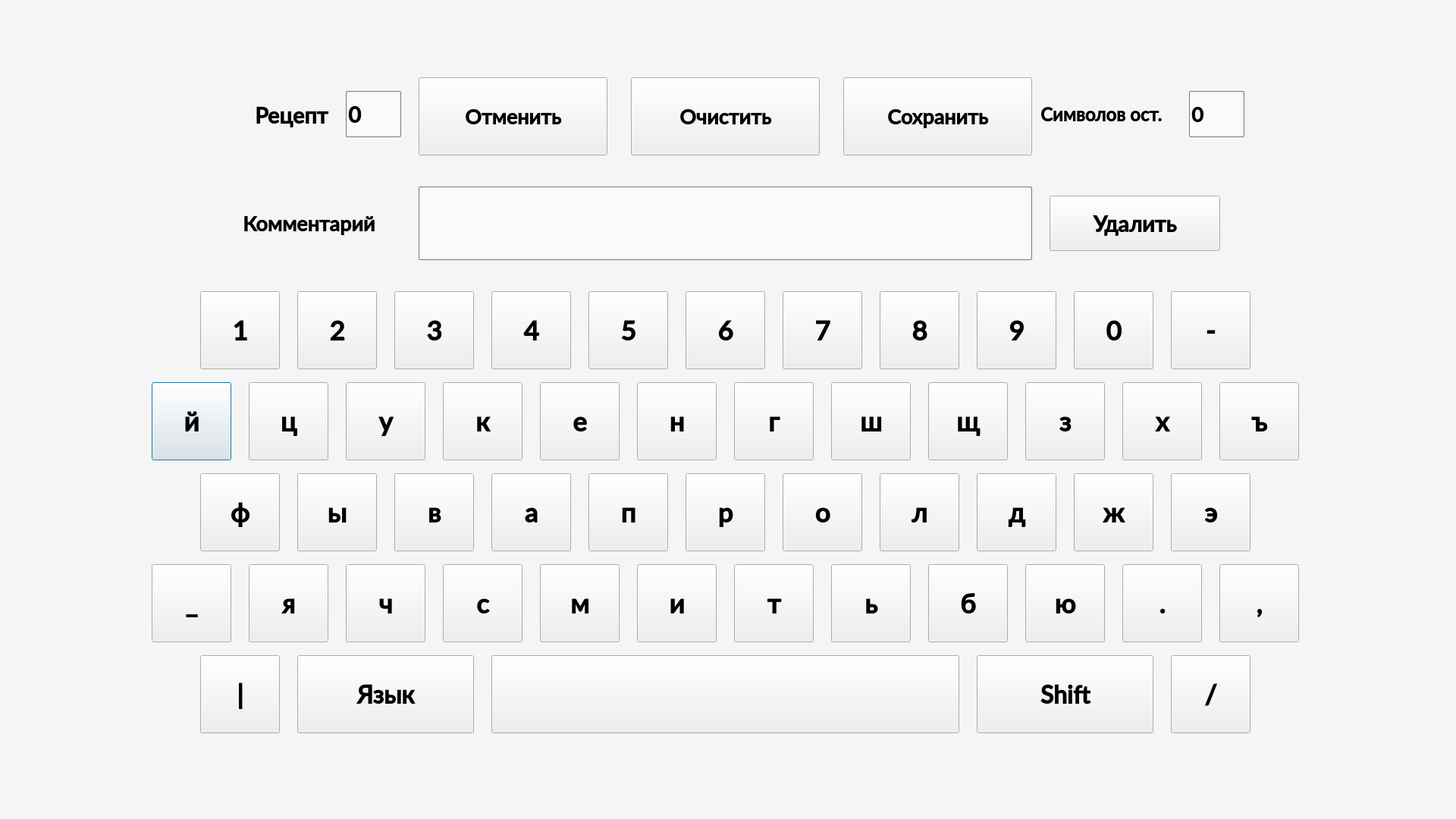
<?xml version="1.0" encoding="UTF-8"?>
<ui version="4.0">
 <class>WordWindow</class>
 <widget class="QDialog" name="WordWindow">
  <property name="geometry">
   <rect>
    <x>0</x>
    <y>0</y>
    <width>1920</width>
    <height>1080</height>
   </rect>
  </property>
  <property name="windowTitle">
   <string>Dialog</string>
  </property>
  <property name="styleSheet">
   <string notr="true"/>
  </property>
  <widget class="QPushButton" name="Button1_1">
   <property name="geometry">
    <rect>
     <x>200</x>
     <y>504</y>
     <width>105</width>
     <height>103</height>
    </rect>
   </property>
   <property name="font">
    <font>
     <family>Lato Semibold</family>
     <pointsize>26</pointsize>
     <bold>true</bold>
    </font>
   </property>
   <property name="text">
    <string>й</string>
   </property>
  </widget>
  <widget class="QPushButton" name="Button1_2">
   <property name="geometry">
    <rect>
     <x>328</x>
     <y>504</y>
     <width>105</width>
     <height>103</height>
    </rect>
   </property>
   <property name="font">
    <font>
     <family>Lato Semibold</family>
     <pointsize>26</pointsize>
     <bold>true</bold>
    </font>
   </property>
   <property name="text">
    <string>ц</string>
   </property>
  </widget>
  <widget class="QPushButton" name="Button1_3">
   <property name="geometry">
    <rect>
     <x>456</x>
     <y>504</y>
     <width>105</width>
     <height>103</height>
    </rect>
   </property>
   <property name="font">
    <font>
     <family>Lato Semibold</family>
     <pointsize>26</pointsize>
     <bold>true</bold>
    </font>
   </property>
   <property name="text">
    <string>у</string>
   </property>
  </widget>
  <widget class="QPushButton" name="Button1_4">
   <property name="geometry">
    <rect>
     <x>584</x>
     <y>504</y>
     <width>105</width>
     <height>103</height>
    </rect>
   </property>
   <property name="font">
    <font>
     <family>Lato Semibold</family>
     <pointsize>26</pointsize>
     <bold>true</bold>
    </font>
   </property>
   <property name="text">
    <string>к</string>
   </property>
  </widget>
  <widget class="QPushButton" name="Button1_5">
   <property name="geometry">
    <rect>
     <x>712</x>
     <y>504</y>
     <width>105</width>
     <height>103</height>
    </rect>
   </property>
   <property name="font">
    <font>
     <family>Lato Semibold</family>
     <pointsize>26</pointsize>
     <bold>true</bold>
    </font>
   </property>
   <property name="text">
    <string>е</string>
   </property>
  </widget>
  <widget class="QPushButton" name="Button1_6">
   <property name="geometry">
    <rect>
     <x>840</x>
     <y>504</y>
     <width>105</width>
     <height>103</height>
    </rect>
   </property>
   <property name="font">
    <font>
     <family>Lato Semibold</family>
     <pointsize>26</pointsize>
     <bold>true</bold>
    </font>
   </property>
   <property name="text">
    <string>н</string>
   </property>
  </widget>
  <widget class="QPushButton" name="Button1_7">
   <property name="geometry">
    <rect>
     <x>968</x>
     <y>504</y>
     <width>105</width>
     <height>103</height>
    </rect>
   </property>
   <property name="font">
    <font>
     <family>Lato Semibold</family>
     <pointsize>26</pointsize>
     <bold>true</bold>
    </font>
   </property>
   <property name="text">
    <string>г</string>
   </property>
  </widget>
  <widget class="QPushButton" name="Button1_8">
   <property name="geometry">
    <rect>
     <x>1096</x>
     <y>504</y>
     <width>105</width>
     <height>103</height>
    </rect>
   </property>
   <property name="font">
    <font>
     <family>Lato Semibold</family>
     <pointsize>26</pointsize>
     <bold>true</bold>
    </font>
   </property>
   <property name="text">
    <string>ш</string>
   </property>
  </widget>
  <widget class="QPushButton" name="Button1_9">
   <property name="geometry">
    <rect>
     <x>1224</x>
     <y>504</y>
     <width>105</width>
     <height>103</height>
    </rect>
   </property>
   <property name="font">
    <font>
     <family>Lato Semibold</family>
     <pointsize>26</pointsize>
     <bold>true</bold>
    </font>
   </property>
   <property name="text">
    <string>щ</string>
   </property>
  </widget>
  <widget class="QPushButton" name="Button1_10">
   <property name="geometry">
    <rect>
     <x>1352</x>
     <y>504</y>
     <width>105</width>
     <height>103</height>
    </rect>
   </property>
   <property name="font">
    <font>
     <family>Lato Semibold</family>
     <pointsize>26</pointsize>
     <bold>true</bold>
    </font>
   </property>
   <property name="text">
    <string>з</string>
   </property>
  </widget>
  <widget class="QPushButton" name="Button2_2">
   <property name="geometry">
    <rect>
     <x>392</x>
     <y>624</y>
     <width>105</width>
     <height>103</height>
    </rect>
   </property>
   <property name="font">
    <font>
     <family>Lato Semibold</family>
     <pointsize>26</pointsize>
     <bold>true</bold>
    </font>
   </property>
   <property name="text">
    <string>ы</string>
   </property>
  </widget>
  <widget class="QPushButton" name="Button2_7">
   <property name="geometry">
    <rect>
     <x>1032</x>
     <y>624</y>
     <width>105</width>
     <height>103</height>
    </rect>
   </property>
   <property name="font">
    <font>
     <family>Lato Semibold</family>
     <pointsize>26</pointsize>
     <bold>true</bold>
    </font>
   </property>
   <property name="text">
    <string>о</string>
   </property>
  </widget>
  <widget class="QPushButton" name="Button2_3">
   <property name="geometry">
    <rect>
     <x>520</x>
     <y>624</y>
     <width>105</width>
     <height>103</height>
    </rect>
   </property>
   <property name="font">
    <font>
     <family>Lato Semibold</family>
     <pointsize>26</pointsize>
     <bold>true</bold>
    </font>
   </property>
   <property name="text">
    <string>в</string>
   </property>
  </widget>
  <widget class="QPushButton" name="Button2_6">
   <property name="geometry">
    <rect>
     <x>904</x>
     <y>624</y>
     <width>105</width>
     <height>103</height>
    </rect>
   </property>
   <property name="font">
    <font>
     <family>Lato Semibold</family>
     <pointsize>26</pointsize>
     <bold>true</bold>
    </font>
   </property>
   <property name="text">
    <string>р</string>
   </property>
  </widget>
  <widget class="QPushButton" name="Button2_10">
   <property name="geometry">
    <rect>
     <x>1416</x>
     <y>624</y>
     <width>105</width>
     <height>103</height>
    </rect>
   </property>
   <property name="font">
    <font>
     <family>Lato Semibold</family>
     <pointsize>26</pointsize>
     <bold>true</bold>
    </font>
   </property>
   <property name="text">
    <string>ж</string>
   </property>
  </widget>
  <widget class="QPushButton" name="Button2_8">
   <property name="geometry">
    <rect>
     <x>1160</x>
     <y>624</y>
     <width>105</width>
     <height>103</height>
    </rect>
   </property>
   <property name="font">
    <font>
     <family>Lato Semibold</family>
     <pointsize>26</pointsize>
     <bold>true</bold>
    </font>
   </property>
   <property name="text">
    <string>л</string>
   </property>
  </widget>
  <widget class="QPushButton" name="Button2_4">
   <property name="geometry">
    <rect>
     <x>648</x>
     <y>624</y>
     <width>105</width>
     <height>103</height>
    </rect>
   </property>
   <property name="font">
    <font>
     <family>Lato Semibold</family>
     <pointsize>26</pointsize>
     <bold>true</bold>
    </font>
   </property>
   <property name="text">
    <string>а</string>
   </property>
  </widget>
  <widget class="QPushButton" name="Button2_1">
   <property name="geometry">
    <rect>
     <x>264</x>
     <y>624</y>
     <width>105</width>
     <height>103</height>
    </rect>
   </property>
   <property name="font">
    <font>
     <family>Lato Semibold</family>
     <pointsize>26</pointsize>
     <bold>true</bold>
    </font>
   </property>
   <property name="text">
    <string>ф</string>
   </property>
  </widget>
  <widget class="QPushButton" name="Button2_9">
   <property name="geometry">
    <rect>
     <x>1288</x>
     <y>624</y>
     <width>105</width>
     <height>103</height>
    </rect>
   </property>
   <property name="font">
    <font>
     <family>Lato Semibold</family>
     <pointsize>26</pointsize>
     <bold>true</bold>
    </font>
   </property>
   <property name="text">
    <string>д</string>
   </property>
  </widget>
  <widget class="QPushButton" name="Button2_5">
   <property name="geometry">
    <rect>
     <x>776</x>
     <y>624</y>
     <width>105</width>
     <height>103</height>
    </rect>
   </property>
   <property name="font">
    <font>
     <family>Lato Semibold</family>
     <pointsize>26</pointsize>
     <bold>true</bold>
    </font>
   </property>
   <property name="text">
    <string>п</string>
   </property>
  </widget>
  <widget class="QPushButton" name="Button3_3">
   <property name="geometry">
    <rect>
     <x>456</x>
     <y>744</y>
     <width>105</width>
     <height>103</height>
    </rect>
   </property>
   <property name="font">
    <font>
     <family>Lato Semibold</family>
     <pointsize>26</pointsize>
     <bold>true</bold>
    </font>
   </property>
   <property name="text">
    <string>ч</string>
   </property>
  </widget>
  <widget class="QPushButton" name="Button3_8">
   <property name="geometry">
    <rect>
     <x>1096</x>
     <y>744</y>
     <width>105</width>
     <height>103</height>
    </rect>
   </property>
   <property name="font">
    <font>
     <family>Lato Semibold</family>
     <pointsize>26</pointsize>
     <bold>true</bold>
    </font>
   </property>
   <property name="text">
    <string>ь</string>
   </property>
  </widget>
  <widget class="QPushButton" name="Button3_4">
   <property name="geometry">
    <rect>
     <x>584</x>
     <y>744</y>
     <width>105</width>
     <height>103</height>
    </rect>
   </property>
   <property name="font">
    <font>
     <family>Lato Semibold</family>
     <pointsize>26</pointsize>
     <bold>true</bold>
    </font>
   </property>
   <property name="text">
    <string>с</string>
   </property>
  </widget>
  <widget class="QPushButton" name="Button3_7">
   <property name="geometry">
    <rect>
     <x>968</x>
     <y>744</y>
     <width>105</width>
     <height>103</height>
    </rect>
   </property>
   <property name="font">
    <font>
     <family>Lato Semibold</family>
     <pointsize>26</pointsize>
     <bold>true</bold>
    </font>
   </property>
   <property name="text">
    <string>т</string>
   </property>
  </widget>
  <widget class="QPushButton" name="Button3_9">
   <property name="geometry">
    <rect>
     <x>1224</x>
     <y>744</y>
     <width>105</width>
     <height>103</height>
    </rect>
   </property>
   <property name="font">
    <font>
     <family>Lato Semibold</family>
     <pointsize>26</pointsize>
     <bold>true</bold>
    </font>
   </property>
   <property name="text">
    <string>б</string>
   </property>
  </widget>
  <widget class="QPushButton" name="Button3_5">
   <property name="geometry">
    <rect>
     <x>712</x>
     <y>744</y>
     <width>105</width>
     <height>103</height>
    </rect>
   </property>
   <property name="font">
    <font>
     <family>Lato Semibold</family>
     <pointsize>26</pointsize>
     <bold>true</bold>
    </font>
   </property>
   <property name="text">
    <string>м</string>
   </property>
  </widget>
  <widget class="QPushButton" name="Button3_2">
   <property name="geometry">
    <rect>
     <x>328</x>
     <y>744</y>
     <width>105</width>
     <height>103</height>
    </rect>
   </property>
   <property name="font">
    <font>
     <family>Lato Semibold</family>
     <pointsize>26</pointsize>
     <bold>true</bold>
    </font>
   </property>
   <property name="text">
    <string>я</string>
   </property>
  </widget>
  <widget class="QPushButton" name="Button3_10">
   <property name="geometry">
    <rect>
     <x>1352</x>
     <y>744</y>
     <width>105</width>
     <height>103</height>
    </rect>
   </property>
   <property name="font">
    <font>
     <family>Lato Semibold</family>
     <pointsize>26</pointsize>
     <bold>true</bold>
    </font>
   </property>
   <property name="text">
    <string>ю</string>
   </property>
  </widget>
  <widget class="QPushButton" name="Button3_6">
   <property name="geometry">
    <rect>
     <x>840</x>
     <y>744</y>
     <width>105</width>
     <height>103</height>
    </rect>
   </property>
   <property name="font">
    <font>
     <family>Lato Semibold</family>
     <pointsize>26</pointsize>
     <bold>true</bold>
    </font>
   </property>
   <property name="text">
    <string>и</string>
   </property>
  </widget>
  <widget class="QPushButton" name="Button4_2">
   <property name="geometry">
    <rect>
     <x>392</x>
     <y>864</y>
     <width>233</width>
     <height>103</height>
    </rect>
   </property>
   <property name="font">
    <font>
     <family>Lato Semibold</family>
     <pointsize>24</pointsize>
     <bold>true</bold>
    </font>
   </property>
   <property name="text">
    <string>Язык</string>
   </property>
   <property name="checkable">
    <bool>true</bool>
   </property>
  </widget>
  <widget class="QPushButton" name="Button4_3">
   <property name="geometry">
    <rect>
     <x>648</x>
     <y>864</y>
     <width>617</width>
     <height>103</height>
    </rect>
   </property>
   <property name="font">
    <font>
     <family>Lato Semibold</family>
     <pointsize>26</pointsize>
     <bold>true</bold>
    </font>
   </property>
   <property name="text">
    <string/>
   </property>
  </widget>
  <widget class="QPushButton" name="Button4_4">
   <property name="geometry">
    <rect>
     <x>1288</x>
     <y>864</y>
     <width>233</width>
     <height>103</height>
    </rect>
   </property>
   <property name="font">
    <font>
     <family>Lato Semibold</family>
     <pointsize>24</pointsize>
     <bold>true</bold>
    </font>
   </property>
   <property name="text">
    <string>Shift</string>
   </property>
   <property name="checkable">
    <bool>true</bool>
   </property>
  </widget>
  <widget class="QPushButton" name="Button4_1">
   <property name="geometry">
    <rect>
     <x>264</x>
     <y>864</y>
     <width>105</width>
     <height>103</height>
    </rect>
   </property>
   <property name="font">
    <font>
     <family>Lato Semibold</family>
     <pointsize>26</pointsize>
     <bold>true</bold>
    </font>
   </property>
   <property name="text">
    <string>|</string>
   </property>
  </widget>
  <widget class="QPushButton" name="Button3_1">
   <property name="geometry">
    <rect>
     <x>200</x>
     <y>744</y>
     <width>105</width>
     <height>103</height>
    </rect>
   </property>
   <property name="font">
    <font>
     <family>Lato Semibold</family>
     <pointsize>26</pointsize>
     <bold>true</bold>
    </font>
   </property>
   <property name="text">
    <string>_</string>
   </property>
  </widget>
  <widget class="QPushButton" name="Button4_5">
   <property name="geometry">
    <rect>
     <x>1544</x>
     <y>864</y>
     <width>105</width>
     <height>103</height>
    </rect>
   </property>
   <property name="font">
    <font>
     <family>Lato Semibold</family>
     <pointsize>26</pointsize>
     <bold>true</bold>
    </font>
   </property>
   <property name="text">
    <string>/</string>
   </property>
  </widget>
  <widget class="QPushButton" name="Button1_12">
   <property name="geometry">
    <rect>
     <x>1608</x>
     <y>504</y>
     <width>105</width>
     <height>103</height>
    </rect>
   </property>
   <property name="font">
    <font>
     <family>Lato Semibold</family>
     <pointsize>26</pointsize>
     <bold>true</bold>
    </font>
   </property>
   <property name="text">
    <string>ъ</string>
   </property>
  </widget>
  <widget class="QPushButton" name="Button1_11">
   <property name="geometry">
    <rect>
     <x>1480</x>
     <y>504</y>
     <width>105</width>
     <height>103</height>
    </rect>
   </property>
   <property name="font">
    <font>
     <family>Lato Semibold</family>
     <pointsize>26</pointsize>
     <bold>true</bold>
    </font>
   </property>
   <property name="text">
    <string>х</string>
   </property>
  </widget>
  <widget class="QPushButton" name="Button2_11">
   <property name="geometry">
    <rect>
     <x>1544</x>
     <y>624</y>
     <width>105</width>
     <height>103</height>
    </rect>
   </property>
   <property name="font">
    <font>
     <family>Lato Semibold</family>
     <pointsize>26</pointsize>
     <bold>true</bold>
    </font>
   </property>
   <property name="text">
    <string>э</string>
   </property>
  </widget>
  <widget class="QPushButton" name="Button3_12">
   <property name="geometry">
    <rect>
     <x>1608</x>
     <y>744</y>
     <width>105</width>
     <height>103</height>
    </rect>
   </property>
   <property name="font">
    <font>
     <family>Lato Semibold</family>
     <pointsize>26</pointsize>
     <bold>true</bold>
    </font>
   </property>
   <property name="text">
    <string>,</string>
   </property>
  </widget>
  <widget class="QPushButton" name="Button3_11">
   <property name="geometry">
    <rect>
     <x>1480</x>
     <y>744</y>
     <width>105</width>
     <height>103</height>
    </rect>
   </property>
   <property name="font">
    <font>
     <family>Lato Semibold</family>
     <pointsize>26</pointsize>
     <bold>true</bold>
    </font>
   </property>
   <property name="text">
    <string>.</string>
   </property>
  </widget>
  <widget class="QPushButton" name="ButtonCancel">
   <property name="geometry">
    <rect>
     <x>552</x>
     <y>102</y>
     <width>249</width>
     <height>103</height>
    </rect>
   </property>
   <property name="font">
    <font>
     <family>Lato Semibold</family>
     <pointsize>20</pointsize>
     <bold>true</bold>
    </font>
   </property>
   <property name="text">
    <string>Отменить</string>
   </property>
   <property name="icon">
    <iconset>
     <normaloff>ui/ui_ser/ui_2/Pictures13/Cancel.png</normaloff>ui/ui_ser/ui_2/Pictures13/Cancel.png</iconset>
   </property>
   <property name="iconSize">
    <size>
     <width>38</width>
     <height>38</height>
    </size>
   </property>
  </widget>
  <widget class="QLabel" name="LabelText">
   <property name="geometry">
    <rect>
     <x>336</x>
     <y>126</y>
     <width>113</width>
     <height>51</height>
    </rect>
   </property>
   <property name="font">
    <font>
     <family>Lato Semibold</family>
     <pointsize>22</pointsize>
     <bold>true</bold>
    </font>
   </property>
   <property name="text">
    <string>Рецепт</string>
   </property>
  </widget>
  <widget class="QPlainTextEdit" name="ComText">
   <property name="geometry">
    <rect>
     <x>552</x>
     <y>246</y>
     <width>809</width>
     <height>97</height>
    </rect>
   </property>
   <property name="font">
    <font>
     <family>Lato Semibold</family>
     <pointsize>18</pointsize>
     <bold>true</bold>
    </font>
   </property>
   <property name="styleSheet">
    <string>border: 1px solid rgb(120, 120, 120);
background-color: rgb(250, 250, 250);
border-radius: 2px;</string>
   </property>
   <property name="plainText">
    <string/>
   </property>
  </widget>
  <widget class="QPushButton" name="ButtonClear">
   <property name="geometry">
    <rect>
     <x>832</x>
     <y>102</y>
     <width>249</width>
     <height>103</height>
    </rect>
   </property>
   <property name="font">
    <font>
     <family>Lato Semibold</family>
     <pointsize>20</pointsize>
     <bold>true</bold>
    </font>
   </property>
   <property name="text">
    <string>Очистить</string>
   </property>
   <property name="icon">
    <iconset>
     <normaloff>ui/ui_ser/ui_2/Pictures13/Clean.png</normaloff>ui/ui_ser/ui_2/Pictures13/Clean.png</iconset>
   </property>
   <property name="iconSize">
    <size>
     <width>38</width>
     <height>38</height>
    </size>
   </property>
  </widget>
  <widget class="QPushButton" name="ButtonSave">
   <property name="geometry">
    <rect>
     <x>1112</x>
     <y>102</y>
     <width>249</width>
     <height>103</height>
    </rect>
   </property>
   <property name="font">
    <font>
     <family>Lato Semibold</family>
     <pointsize>20</pointsize>
     <bold>true</bold>
    </font>
   </property>
   <property name="text">
    <string>Сохранить</string>
   </property>
   <property name="icon">
    <iconset>
     <normaloff>ui/ui_ser/ui_2/Pictures13/Save.png</normaloff>ui/ui_ser/ui_2/Pictures13/Save.png</iconset>
   </property>
   <property name="iconSize">
    <size>
     <width>38</width>
     <height>38</height>
    </size>
   </property>
  </widget>
  <widget class="QLineEdit" name="RecNumber">
   <property name="geometry">
    <rect>
     <x>456</x>
     <y>120</y>
     <width>73</width>
     <height>61</height>
    </rect>
   </property>
   <property name="font">
    <font>
     <family>Lato Semibold</family>
     <pointsize>22</pointsize>
     <bold>true</bold>
    </font>
   </property>
   <property name="styleSheet">
    <string notr="true">border: 1px solid rgb(120, 120, 120);
background-color: rgb(250, 250, 250);
border-radius: 2px;</string>
   </property>
   <property name="text">
    <string>0</string>
   </property>
  </widget>
  <widget class="QLineEdit" name="SymbolNumber">
   <property name="geometry">
    <rect>
     <x>1568</x>
     <y>120</y>
     <width>73</width>
     <height>61</height>
    </rect>
   </property>
   <property name="font">
    <font>
     <family>Lato Semibold</family>
     <pointsize>20</pointsize>
     <bold>true</bold>
    </font>
   </property>
   <property name="styleSheet">
    <string notr="true">border: 1px solid rgb(120, 120, 120);
background-color: rgb(250, 250, 250);
border-radius: 2px;</string>
   </property>
   <property name="text">
    <string>0</string>
   </property>
  </widget>
  <widget class="QLabel" name="LabelText_2">
   <property name="geometry">
    <rect>
     <x>1372</x>
     <y>120</y>
     <width>181</width>
     <height>61</height>
    </rect>
   </property>
   <property name="font">
    <font>
     <family>Lato Semibold</family>
     <pointsize>18</pointsize>
     <bold>true</bold>
    </font>
   </property>
   <property name="text">
    <string>Символов ост.</string>
   </property>
  </widget>
  <widget class="QLabel" name="TitleLabel">
   <property name="geometry">
    <rect>
     <x>320</x>
     <y>264</y>
     <width>225</width>
     <height>61</height>
    </rect>
   </property>
   <property name="font">
    <font>
     <family>Lato Semibold</family>
     <pointsize>20</pointsize>
     <bold>true</bold>
    </font>
   </property>
   <property name="text">
    <string>Комментарий</string>
   </property>
  </widget>
  <widget class="QPushButton" name="ButtonBackspace">
   <property name="geometry">
    <rect>
     <x>1384</x>
     <y>258</y>
     <width>225</width>
     <height>73</height>
    </rect>
   </property>
   <property name="font">
    <font>
     <family>Lato Semibold</family>
     <pointsize>22</pointsize>
     <bold>true</bold>
    </font>
   </property>
   <property name="text">
    <string>Удалить</string>
   </property>
   <property name="icon">
    <iconset>
     <normaloff>ui/ui_ser/ui_2/Pictures13/Backspace.png</normaloff>ui/ui_ser/ui_2/Pictures13/Backspace.png</iconset>
   </property>
   <property name="iconSize">
    <size>
     <width>38</width>
     <height>38</height>
    </size>
   </property>
  </widget>
  <widget class="QPushButton" name="Button0_7">
   <property name="geometry">
    <rect>
     <x>1032</x>
     <y>384</y>
     <width>105</width>
     <height>103</height>
    </rect>
   </property>
   <property name="font">
    <font>
     <family>Lato Semibold</family>
     <pointsize>26</pointsize>
     <bold>true</bold>
    </font>
   </property>
   <property name="text">
    <string>7</string>
   </property>
  </widget>
  <widget class="QPushButton" name="Button0_2">
   <property name="geometry">
    <rect>
     <x>392</x>
     <y>384</y>
     <width>105</width>
     <height>103</height>
    </rect>
   </property>
   <property name="font">
    <font>
     <family>Lato Semibold</family>
     <pointsize>26</pointsize>
     <bold>true</bold>
    </font>
   </property>
   <property name="text">
    <string>2</string>
   </property>
  </widget>
  <widget class="QPushButton" name="Button0_5">
   <property name="geometry">
    <rect>
     <x>776</x>
     <y>384</y>
     <width>105</width>
     <height>103</height>
    </rect>
   </property>
   <property name="font">
    <font>
     <family>Lato Semibold</family>
     <pointsize>26</pointsize>
     <bold>true</bold>
    </font>
   </property>
   <property name="text">
    <string>5</string>
   </property>
  </widget>
  <widget class="QPushButton" name="Button0_6">
   <property name="geometry">
    <rect>
     <x>904</x>
     <y>384</y>
     <width>105</width>
     <height>103</height>
    </rect>
   </property>
   <property name="font">
    <font>
     <family>Lato Semibold</family>
     <pointsize>26</pointsize>
     <bold>true</bold>
    </font>
   </property>
   <property name="text">
    <string>6</string>
   </property>
  </widget>
  <widget class="QPushButton" name="Button0_10">
   <property name="geometry">
    <rect>
     <x>1416</x>
     <y>384</y>
     <width>105</width>
     <height>103</height>
    </rect>
   </property>
   <property name="font">
    <font>
     <family>Lato Semibold</family>
     <pointsize>26</pointsize>
     <bold>true</bold>
    </font>
   </property>
   <property name="text">
    <string>0</string>
   </property>
  </widget>
  <widget class="QPushButton" name="Button0_9">
   <property name="geometry">
    <rect>
     <x>1288</x>
     <y>384</y>
     <width>105</width>
     <height>103</height>
    </rect>
   </property>
   <property name="font">
    <font>
     <family>Lato Semibold</family>
     <pointsize>26</pointsize>
     <bold>true</bold>
    </font>
   </property>
   <property name="text">
    <string>9</string>
   </property>
  </widget>
  <widget class="QPushButton" name="Button0_1">
   <property name="geometry">
    <rect>
     <x>264</x>
     <y>384</y>
     <width>105</width>
     <height>103</height>
    </rect>
   </property>
   <property name="font">
    <font>
     <family>Lato Semibold</family>
     <pointsize>26</pointsize>
     <bold>true</bold>
    </font>
   </property>
   <property name="text">
    <string>1</string>
   </property>
  </widget>
  <widget class="QPushButton" name="Button0_8">
   <property name="geometry">
    <rect>
     <x>1160</x>
     <y>384</y>
     <width>105</width>
     <height>103</height>
    </rect>
   </property>
   <property name="font">
    <font>
     <family>Lato Semibold</family>
     <pointsize>26</pointsize>
     <bold>true</bold>
    </font>
   </property>
   <property name="text">
    <string>8</string>
   </property>
  </widget>
  <widget class="QPushButton" name="Button0_3">
   <property name="geometry">
    <rect>
     <x>520</x>
     <y>384</y>
     <width>105</width>
     <height>103</height>
    </rect>
   </property>
   <property name="font">
    <font>
     <family>Lato Semibold</family>
     <pointsize>26</pointsize>
     <bold>true</bold>
    </font>
   </property>
   <property name="text">
    <string>3</string>
   </property>
  </widget>
  <widget class="QPushButton" name="Button0_4">
   <property name="geometry">
    <rect>
     <x>648</x>
     <y>384</y>
     <width>105</width>
     <height>103</height>
    </rect>
   </property>
   <property name="font">
    <font>
     <family>Lato Semibold</family>
     <pointsize>26</pointsize>
     <bold>true</bold>
    </font>
   </property>
   <property name="text">
    <string>4</string>
   </property>
  </widget>
  <widget class="QPushButton" name="Button0_11">
   <property name="geometry">
    <rect>
     <x>1544</x>
     <y>384</y>
     <width>105</width>
     <height>103</height>
    </rect>
   </property>
   <property name="font">
    <font>
     <family>Lato Semibold</family>
     <pointsize>26</pointsize>
     <bold>true</bold>
    </font>
   </property>
   <property name="text">
    <string>-</string>
   </property>
  </widget>
  <widget class="QLabel" name="Blackout">
   <property name="geometry">
    <rect>
     <x>272</x>
     <y>84</y>
     <width>105</width>
     <height>103</height>
    </rect>
   </property>
   <property name="text">
    <string/>
   </property>
  </widget>
  <widget class="QLabel" name="Screen">
   <property name="geometry">
    <rect>
     <x>0</x>
     <y>0</y>
     <width>1920</width>
     <height>1080</height>
    </rect>
   </property>
   <property name="styleSheet">
    <string notr="true">background-color: rgb(245, 245, 245);</string>
   </property>
   <property name="text">
    <string/>
   </property>
  </widget>
  <widget class="QLabel" name="label">
   <property name="geometry">
    <rect>
     <x>0</x>
     <y>0</y>
     <width>363</width>
     <height>128</height>
    </rect>
   </property>
   <property name="text">
    <string/>
   </property>
   <property name="pixmap">
    <pixmap>ui/ui_ser/ui_2/Pictures13/logo(66).png</pixmap>
   </property>
  </widget>
  <zorder>Screen</zorder>
  <zorder>Button1_1</zorder>
  <zorder>Button1_2</zorder>
  <zorder>Button1_3</zorder>
  <zorder>Button1_4</zorder>
  <zorder>Button1_5</zorder>
  <zorder>Button1_6</zorder>
  <zorder>Button1_7</zorder>
  <zorder>Button1_8</zorder>
  <zorder>Button1_9</zorder>
  <zorder>Button1_10</zorder>
  <zorder>Button2_2</zorder>
  <zorder>Button2_7</zorder>
  <zorder>Button2_3</zorder>
  <zorder>Button2_6</zorder>
  <zorder>Button2_10</zorder>
  <zorder>Button2_8</zorder>
  <zorder>Button2_4</zorder>
  <zorder>Button2_1</zorder>
  <zorder>Button2_9</zorder>
  <zorder>Button2_5</zorder>
  <zorder>Button3_3</zorder>
  <zorder>Button3_8</zorder>
  <zorder>Button3_4</zorder>
  <zorder>Button3_7</zorder>
  <zorder>Button3_9</zorder>
  <zorder>Button3_5</zorder>
  <zorder>Button3_2</zorder>
  <zorder>Button3_10</zorder>
  <zorder>Button3_6</zorder>
  <zorder>Button4_2</zorder>
  <zorder>Button4_3</zorder>
  <zorder>Button4_4</zorder>
  <zorder>Button4_1</zorder>
  <zorder>Button3_1</zorder>
  <zorder>Button4_5</zorder>
  <zorder>Button1_12</zorder>
  <zorder>Button1_11</zorder>
  <zorder>Button2_11</zorder>
  <zorder>Button3_12</zorder>
  <zorder>Button3_11</zorder>
  <zorder>ButtonCancel</zorder>
  <zorder>LabelText</zorder>
  <zorder>ComText</zorder>
  <zorder>ButtonClear</zorder>
  <zorder>ButtonSave</zorder>
  <zorder>RecNumber</zorder>
  <zorder>SymbolNumber</zorder>
  <zorder>LabelText_2</zorder>
  <zorder>TitleLabel</zorder>
  <zorder>ButtonBackspace</zorder>
  <zorder>Button0_7</zorder>
  <zorder>Button0_2</zorder>
  <zorder>Button0_5</zorder>
  <zorder>Button0_6</zorder>
  <zorder>Button0_10</zorder>
  <zorder>Button0_9</zorder>
  <zorder>Button0_1</zorder>
  <zorder>Button0_8</zorder>
  <zorder>Button0_3</zorder>
  <zorder>Button0_4</zorder>
  <zorder>Button0_11</zorder>
  <zorder>Blackout</zorder>
  <zorder>label</zorder>
 </widget>
 <resources/>
 <connections/>
</ui>
